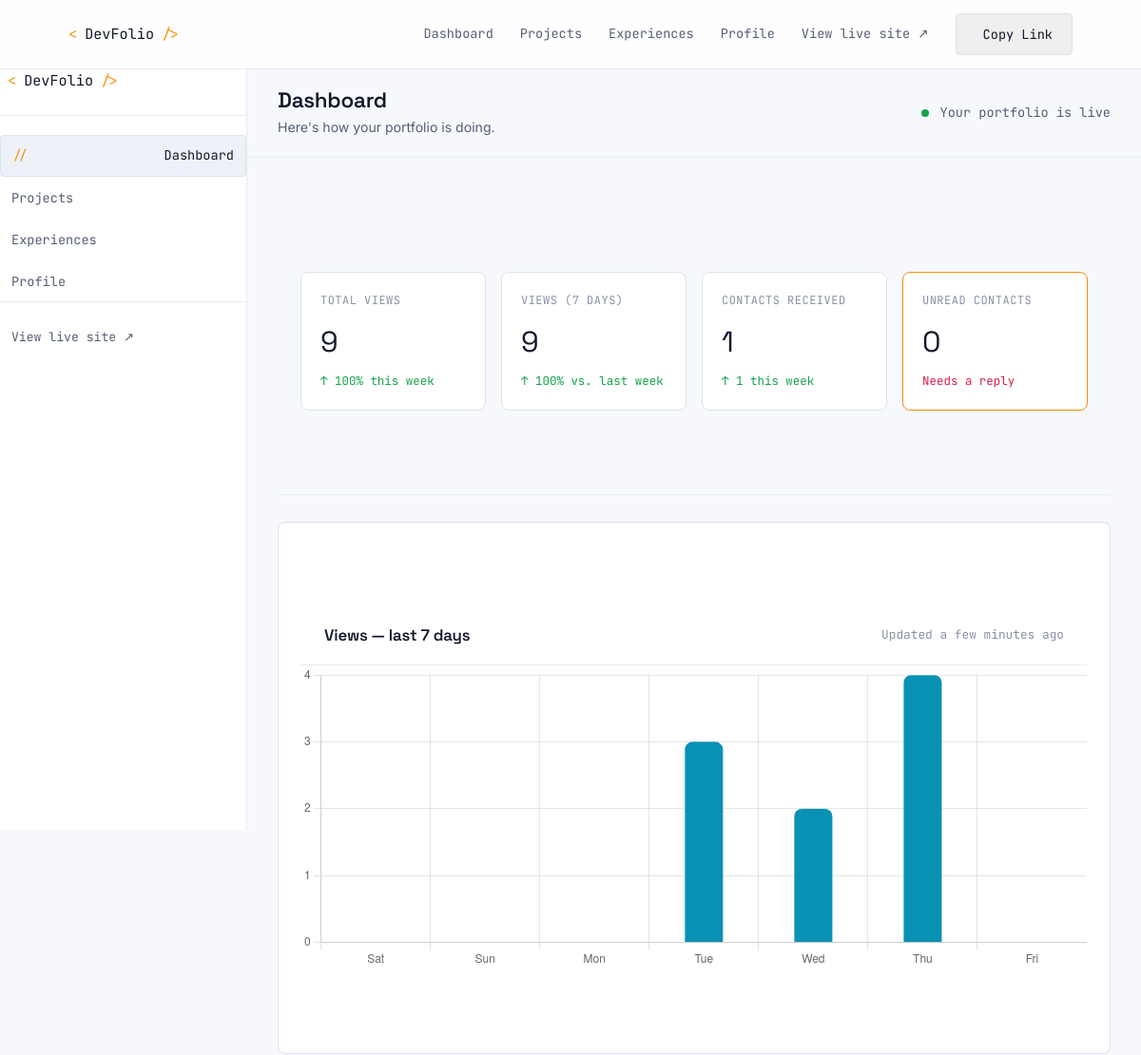
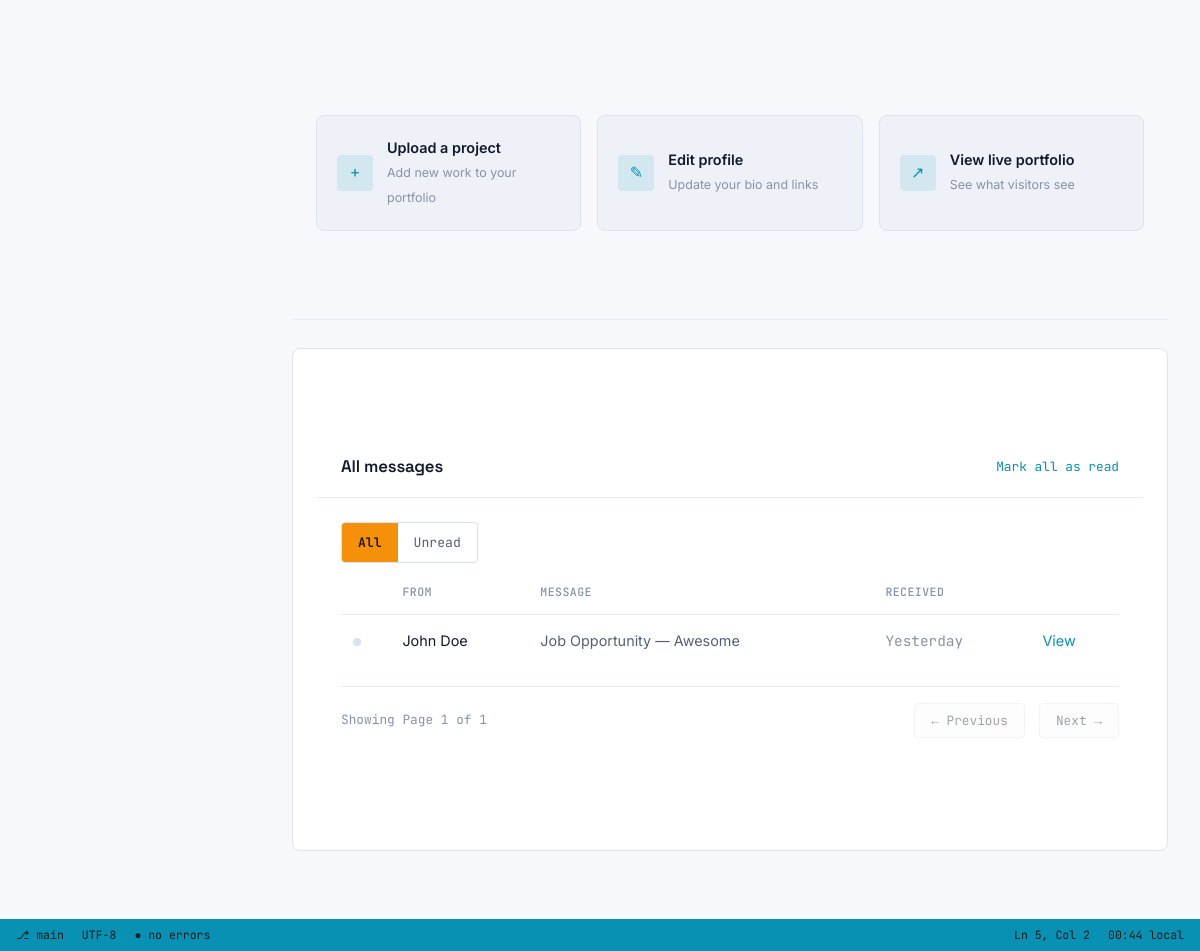
Screenshot of /dashboard/ (signed in) with the database file from the repository (2 pictures, top to bottom).
### home/models.py (models this page shows)
class ClientContactForm(models.Model):
    user = models.ForeignKey(settings.AUTH_USER_MODEL, on_delete=models.CASCADE)
    name = models.CharField(max_length=225)
    email = models.CharField(max_length=225)
    subject = models.CharField(max_length=500)
    message = models.TextField()
    viewed = models.BooleanField(default=False)
    sent_on = models.DateTimeField(auto_now_add=True)

### home/views.py (the view)
# urls.py: path('dashboard/', views.dashboard_page, name='dashboard'),
def dashboard_page(request):
    user = request.user
    last_week = timezone.now() - timezone.timedelta(days=7)
    total_contacts = ClientContactForm.objects.filter(user=user).order_by('-sent_on')
    total_contacts_last_week = PortfolioView.objects.filter(user=user, viewed_at__gte=last_week).count()
    number_of_views = PortfolioView.objects.filter(user=user).count()
    unread_contacts_count = ClientContactForm.objects.filter(user=user, viewed=False).count()
    total_contacts_count = total_contacts.count()
    paginator = Paginator(total_contacts, 6)
    page_number = request.GET.get("page")
    page_obj = paginator.get_page(page_number)
    today = timezone.now().date()
    start_date = today - timezone.timedelta(days=6)
    current_week_start = today - timezone.timedelta(days=7)
    previous_week_start = today - timezone.timedelta(days=14)
    current_week_views = PortfolioView.objects.filter(
        user=user,
        viewed_at__gte=current_week_start
    ).count()
    current_week_contacts = ClientContactForm.objects.filter(user=user, sent_on__gte=current_week_start).count()
    previous_week_views = PortfolioView.objects.filter(
        user=request.user,
        viewed_at__gte=previous_week_start,
        viewed_at__lt=current_week_start
    ).count()
    if previous_week_views == 0:
        if current_week_views == 0:
            percentage_change = 0
        else:
            percentage_change = 100
    else:
        percentage_change = (
            (current_week_views - previous_week_views)
            / previous_week_views
        ) * 100
    percentage_change = round(percentage_change, 1)
    daily_views = (
        PortfolioView.objects
        .filter(user=user, viewed_at__date__gte=start_date)
        .annotate(day=TruncDate("viewed_at"))
        .values("day")
        .annotate(total=Count("id"))
    )
    chart = OrderedDict()
    for i in range(7):
        day = start_date + timezone.timedelta(days=i)
        chart[day] = 0
    for item in daily_views:
        chart[item["day"]] = item["total"]
    context = {
        'total_contacts': total_contacts,
        'total_contacts_count': total_contacts_count,
        'unread_contacts': unread_contacts_count,
        'number_of_clicks': number_of_views,
        'last_week_contacts': total_contacts_last_week,
        "labels": [d.strftime("%a") for d in chart.keys()],   # Mon Tue Wed...
        "values": list(chart.values()),
        "percentage_change": percentage_change,
        'current_week_contacts': current_week_contacts,
        "page_obj": page_obj,
    }
    return render(request, 'dashboard.html', context)

### templates/dashboard.html (shortened to what this page needs)
{% load static %}
{% load time_extras %}
<!DOCTYPE html>
<html lang="en">
<head>
<link rel="stylesheet" href="{% static 'auth_style.css' %}">
</head>
<body>
  <nav class="topnav">
    <div class="wrap">
      <a href="/" class="brand"><span class="bracket">&lt;</span>DevFolio<span class="bracket">/&gt;</span></a>
      <ul class="nav-links">
        <li><a href="/dashboard/"aria-current="page">Dashboard {% if unread_contacts > 0 %} <span class="nav-badge">  {{unread_contacts}} </span> {% endif %} </a></li>
      <li><a href="/projects/">Projects</a></li>
      <li><a href="/experiences/" >Experiences</a></li>
      <li><a href="/profile/" >Profile</a></li>
      <li><a href="/{{request.user.first_name}}{{request.user.last_name}}/{{request.user.user_id}}" target="_blank" rel="noopener">View live site ↗</a> </li>
      <div class="portfolio-actions">
      <button
      id="copyPortfolioLink"
      class="btn btn-outline-primary">
      <span class="hide-mobil">
          Copy Link
      </span>
  </button>
    </div>
    </ul>
    </div>
  </nav>
<div class="app-shell">
  <aside class="sidebar">
    <a href="/" class="brand"><span class="bracket">&lt;</span>DevFolio<span class="bracket">/&gt;</span></a>
    <ul class="sidebar-nav">
      <li><a href="/dashboard/" aria-current="page">Dashboard {% if unread_contacts > 0 %} <span class="nav-badge">  {{unread_contacts}}  </span> {% endif %} </a></li>
      <li><a href="/projects/">Projects</a></li>
      <li><a href="/experiences/" >Experiences</a></li>
      <li><a href="/profile/">Profile</a></li>
    </ul>
    <div class="sidebar-footer">
      <a href="/{{request.user.first_name}}{{request.user.last_name}}/{{request.user.user_id}}" target="_blank" rel="noopener">View live site ↗</a>
    </div>
  </aside>
  <div class="app-main">
    <header class="app-topbar">
      <div>
        <h1 class="page-title">Dashboard</h1>
        <p class="page-sub">Here's how your portfolio is doing.</p>
      </div>
      <div class="topbar-user">
        <span class="live-dot"></span> Your portfolio is live
      </div>
    </header>
    <main class="app-content">
      <section class="stat-cards">
        <div class="stat-card">
          <div class="stat-card-top">Total views</div>
          <span class="stat-card-value"> {{number_of_clicks}} </span>
          {% if percentage_change >= 0 %}
          <span class="stat-delta">↑ {{percentage_change}}% this week</span>
          {% else %}
          <span class="stat-delta" style="color: var(--accent-red);">
            ↓ {{ percentage_change|floatformat:1|cut:"-" }}% this week
        </span>
        {% endif %}
        </div>
        <div class="stat-card">
          <div class="stat-card-top">Views (7 days)</div>
          <span class="stat-card-value"> {{last_week_contacts}} </span>
          {% if percentage_change >= 0 %}
          <span class="stat-delta">↑ {{percentage_change}}% vs. last week</span>
          {% else %}
          <span class="stat-delta" style="color: var(--accent-red);">
            ↓ {{ percentage_change|floatformat:1|cut:"-" }}% vs. last week
        </span>
        {% endif %}
        </div>
        <div class="stat-card">
          <div class="stat-card-top">Contacts received</div>
          <span class="stat-card-value" id="total-contact"> {{total_contacts_count}} </span>
          {% if current_week_contacts > 0 %}
          <span class="stat-delta">↑ {{current_week_contacts}} this week</span>
          {% else %}
          <span class="stat-delta" style="color: var(--accent-red);">
            ↓ 0 this week
        </span>
          {% endif %}
        </div>
        <div class="stat-card aler">
          <div class="stat-card-top">Unread contacts</div>
          <span class="stat-card-value" id="unread_contacts"> {{unread_contacts}} </span>
          <span class="stat-delta down">Needs a reply</span>
        </div>
      </section>
      <section class="panel">
        <div class="panel-header">
          <h2>Views — last 7 days</h2>
          <span class="cell-faint">Updated a few minutes ago</span>
        </div>
        <div class="chart-wrapper">
          <canvas id="viewsChart"></canvas>
      </div>
      </section>
      <section class="quick-actions">
        <a href="/projects/" class="quick-action">
          <span class="qa-icon">+</span>
          <span>
            <span class="qa-title">Upload a project</span>
            <span class="qa-sub">Add new work to your portfolio</span>
          </span>
        </a>
        <a href="/profile/" class="quick-action">
          <span class="qa-icon">✎</span>
          <span>
            <span class="qa-title">Edit profile</span>
            <span class="qa-sub">Update your bio and links</span>
          </span>
        </a>
        <a href="/{{request.user.first_name}}{{request.user.last_name}}/{{request.user.user_id}}" target="_blank" rel="noopener" class="quick-action">
          <span class="qa-icon">↗</span>
          <span>
            <span class="qa-title">View live portfolio</span>
            <span class="qa-sub">See what visitors see</span>
          </span>
        </a>
      </section>
      <section class="panel">
        <div class="panel-header">
          <h2>All messages</h2>
          <a href="#" class="link-action" id="mark-all-read">Mark all as read</a>
        </div>
        <div class="panel-body">
          <div class="contacts-toolbar">
            <div class="segmented" id="contact-filter">
              <label for="filter-all">All</label>
              <label for="filter-unread">Unread</label>
            </div>
          </div>
          <div class="table-wrapper">
            <table class="data-table" id="contacts-table">
              <thead>
                <tr>
                  <th></th>
                  <th>From</th>
                  <th>Message</th>
                  <th>Received</th>
                  <th></th>
                </tr>
              </thead>
              <tbody>
                {% if total_contacts %}
                {% for items in page_obj %}
                {% if not items.viewed %}
                <tr class="unread"
                    data-name="{{items.name}}"
                    data-email="{{items.email}}"
                    data-date="{{items.sent_on|human_time}}"
                    data-message="{{items.subject}} — {{items.message}}"
                    data-id="{{items.id}}">
                  <td><span class="status-dot new"></span></td>
                  <td class="name-cell"> {{items.name}} </td>
                  <td class="cell-preview">{{items.subject}} — {{items.message|truncatechars:100}} </td>
                  <td class="cell-faint"> {{items.sent_on|human_time}}</td>
                  <td class="row-actions">
                    <a href="#" class="view-btn">View</a>
                  </td>
                </tr>
                {% else %}
                <tr
                    data-name="{{items.name}}"
                    data-email="{{items.email}}"
                    data-date="{{items.sent_on|human_time}}"
                    data-message="{{items.subject}} — {{items.message}}"
                    data-id="{{items.id}}">
                  <td><span class="status-dot"></span></td>
                  <td class="name-cell"> {{items.name}} </td>
                  <td class="cell-preview">{{items.subject}} — {{items.message|truncatechars:100}}</td>
                  <td class="cell-faint"> {{items.sent_on|human_time}} </td>
                  <td class="row-actions">
                    <a href="#" class="view-btn">View</a>
                  </td>
                </tr>
                {% endif %}
                {% endfor %}
              </tbody>
            </table>
            {% else %}
            <p class="no-results" id="no-results">No contact(s) yet.</p>
            {% endif %}
          </div>
          <div class="table-pagination">
            <span class="cell-faint">Showing   Page {{ page_obj.number }} of {{ page_obj.paginator.num_pages }}</span>
            <div class="row-actions">
              {% if page_obj.has_previous %}
              <a href="?page={{ page_obj.previous_page_number }}"
                  class="btn">
                  ← Previous
              </a>
              {% else %}
              <button class="btn" disabled>
                  ← Previous
              </button>
              {% endif %}
              {% if page_obj.has_next %}
              <a
                  href="?page={{ page_obj.next_page_number }}"
                  class="btn">
                  Next →
              </a>
              {% else %}
              <button class="btn" disabled>
                  Next →
              </button>
              {% endif %}
            </div>
          </div>
        </div>
      </section>
    </main>
  </div>
</div>
<div class="status-bar">
  <div class="status-left">
    <span>⎇ main</span>
    <span>UTF-8</span>
    <span>● no errors</span>
  </div>
  <div class="status-right">
    <span>Ln 5, Col 2</span>
    <span data-clock>00:00 local</span>
  </div>
</div>
<script>
const labels = JSON.parse(document.getElementById("labels-data").textContent);
const values = JSON.parse(document.getElementById("values-data").textContent);
const ctx = document.getElementById("viewsChart");
if (window.viewsChart instanceof Chart) {
    window.viewsChart.destroy();
}
window.viewsChart = new Chart(ctx, {
    type: "bar",
    data: {
        labels,
        datasets: [{
            label: "Views",
            data: values,
            backgroundColor: "#0891b2",
            hoverBackgroundColor: "#f5900a",
            borderRadius: 8,
            maxBarThickness: 40
        }]
    },
    options: {
        responsive: true,
        maintainAspectRatio: false,
        animation: false,
        plugins: {
            legend: {
                display: false
            }
        },
        scales: {
            y: {
                beginAtZero: true,
                ticks: {
                    precision: 0
                }
            }
        }
    }
});
</script>
</body>
</html>

### rows the page displays
ClientContactForm: name "John Doe", subject "Job Opportunity", message "Awesome", sent_on|human_time "Yesterday"

### other values shown
{{ number_of_clicks }} "9"
{{ percentage_change }} "100"
{{ last_week_contacts }} "9"
{{ total_contacts_count }} "1"
{{ current_week_contacts }} "1"
{{ unread_contacts }} "0"
{{ page_obj.number }} "1"
{{ page_obj.paginator.num_pages }} "1"
